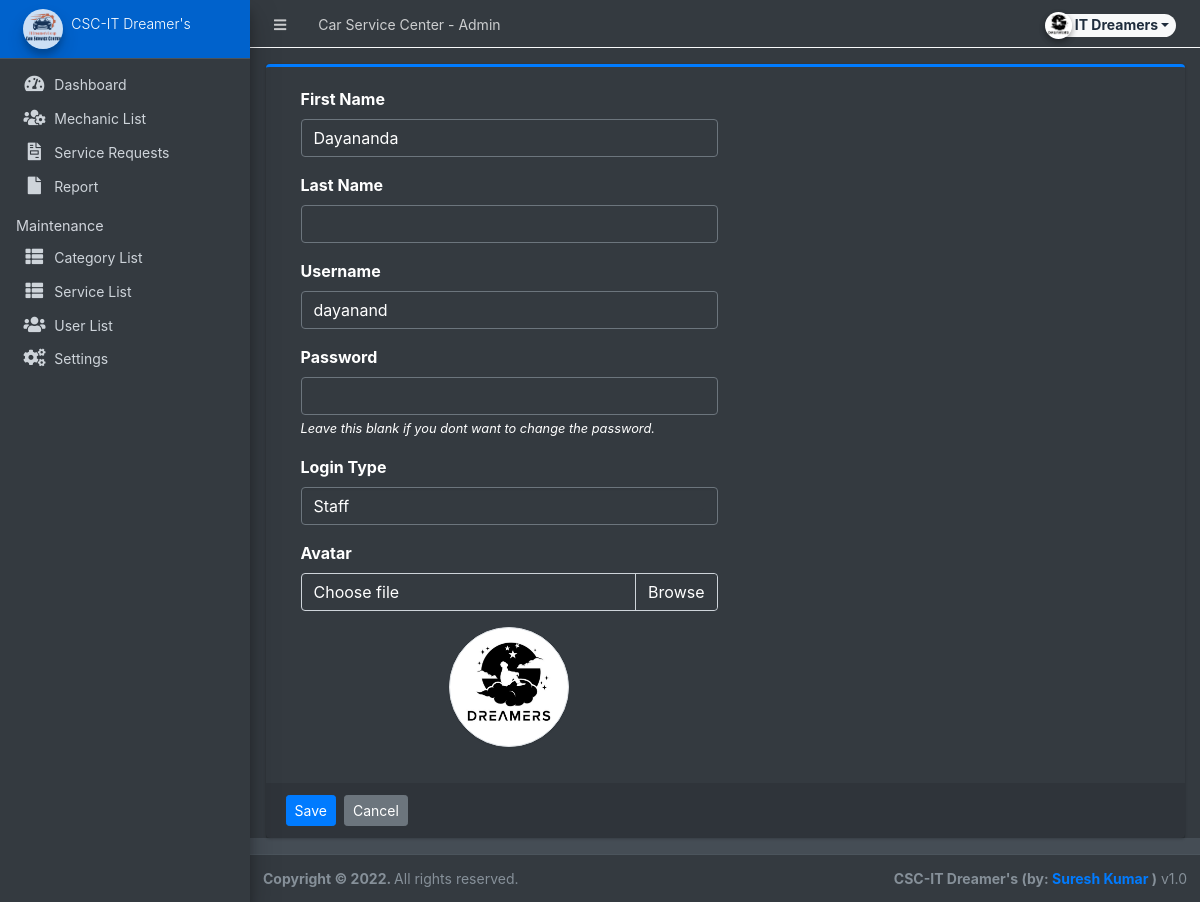
/admin/?page=user/manage_user&id=2 (signed in), run on the app's committed database.
### tables this page shows
CREATE TABLE `users` (
  `id` int(50) NOT NULL,
  `firstname` varchar(250) NOT NULL,
  `lastname` varchar(250) NOT NULL,
  `username` text NOT NULL,
  `password` text NOT NULL,
  `avatar` text DEFAULT NULL,
  `last_login` datetime DEFAULT NULL,
  `type` tinyint(1) NOT NULL DEFAULT 0,
  `date_added` datetime NOT NULL DEFAULT current_timestamp(),
  `date_updated` datetime DEFAULT NULL ON UPDATE current_timestamp()
);

### config.php (called while the page is built, shortened)
<?php
function validate_image($file){
	if(!empty($file)){
		if(is_file(base_app.$file)){
			return base_url.$file;
		}else{
			return base_url.'dist/img/no-image-available.png';
		}
	}else{
		return base_url.'dist/img/no-image-available.png';
	}
}
?>

### admin/user/manage_user.php (the view, shortened to what this page needs)
<?php
if(isset($_GET['id']) && $_GET['id'] > 0){
    $user = $conn->query("SELECT * FROM users where id ='{$_GET['id']}'");
    foreach($user->fetch_array() as $k =>$v){
        $meta[$k] = $v;
    }
}
?>
<div class="card card-outline card-primary">
	<div class="card-body">
		<div class="container-fluid">
			<form action="" id="manage-user">
				<div class="form-group col-6">
					<label for="name">First Name</label>
					<input type="text" name="firstname" id="firstname" class="form-control" value="<?php echo isset($meta['firstname']) ? $meta['firstname']: '' ?>" required>
				</div>
				<div class="form-group col-6">
					<label for="name">Last Name</label>
					<input type="text" name="lastname" id="lastname" class="form-control" value="<?php echo isset($meta['lastname']) ? $meta['lastname']: '' ?>" required>
				</div>
				<div class="form-group col-6">
					<label for="username">Username</label>
					<input type="text" name="username" id="username" class="form-control" value="<?php echo isset($meta['username']) ? $meta['username']: '' ?>" required  autocomplete="off">
				</div>
				<div class="form-group col-6">
					<label for="password">Password</label>
					<input type="password" name="password" id="password" class="form-control" value="" autocomplete="off" <?php echo isset($meta['id']) ? "": 'required' ?>>
                    <?php if(isset($_GET['id'])): ?>
					<small><i>Leave this blank if you dont want to change the password.</i></small>
                    <?php endif; ?>
				</div>
				<div class="form-group col-6">
					<label for="type">Login Type</label>
					<select name="type" id="type" class="custom-select">
						<option value="2" <?php echo isset($meta['type']) && $meta['type'] == 2 ? 'selected' : '' ?>>Staff</option>
					</select>
				</div>
				<div class="form-group col-6">
					<label for="" class="control-label">Avatar</label>
					<div class="custom-file">
		              <label class="custom-file-label" for="customFile">Choose file</label>
		            </div>
				</div>
				<div class="form-group col-6 d-flex justify-content-center">
					<img src="<?php echo validate_image(isset($meta['avatar']) ? $meta['avatar'] :'') ?>" alt="" id="cimg" class="img-fluid img-thumbnail">
				</div>
			</form>
		</div>
	</div>
	<div class="card-footer">
			<div class="col-md-12">
				<div class="row">
					<button class="btn btn-sm btn-primary mr-2" form="manage-user">Save</button>
					<a class="btn btn-sm btn-secondary" href="./?page=user/list">Cancel</a>
				</div>
			</div>
		</div>
</div>

### admin/user/manage_user.php (style rules this page uses)
img#cimg { height: 15vh; width: 15vh; object-fit: cover; border-radius: 100% 100%; }

### data on the page
users: firstname "Dayananda", username "dayanand", type "Staff", avatar (picture)

### other printed values
$_settings->info('name') "Car Service Center"
$_settings->userdata('firstname').' '.$_settings->userdata('lastname') "IT Dreamers"
$_settings->info('short_name') "CSC-IT Dreamer's"
